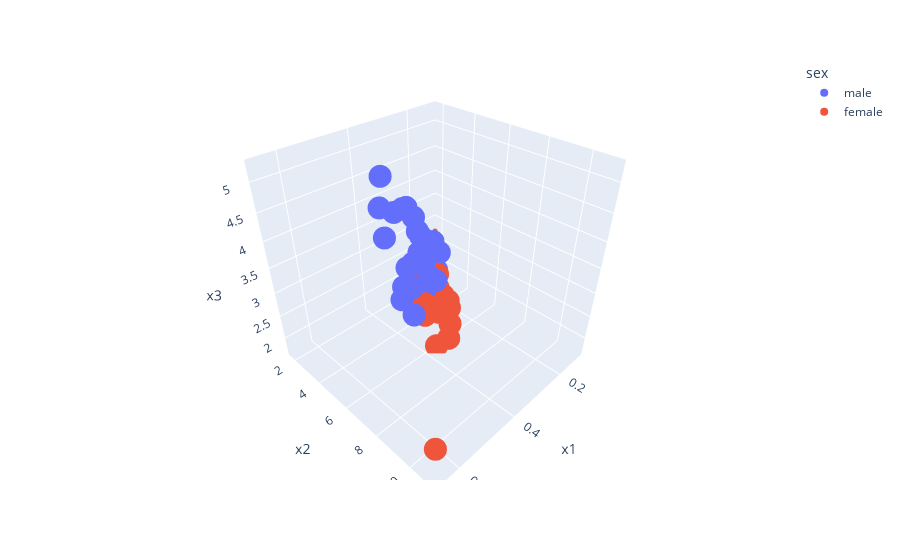

Notebook source saved alongside this figure:
### Code cell
fig = px.scatter_3d(dados, x='x1', y='x2', z='x3', color='sex')
fig.show()

### Figure 1 — Plotly figure (JSON) as saved in the notebook; plotly's stock layout.template omitted (floating-point values rounded to 4 significant figures)
{"data": [{"hovertemplate": "sex=male<br>x1=%{x}<br>x2=%{y}<br>x3=%{z}<extra></extra>", "legendgroup": "male", "marker": {"color": "#636efa", "symbol": "circle"}, "mode": "markers", "name": "male", "scene": "scene", "showlegend": true, "type": "scatter3d", "x": [0.34, 0.39, 0.48, 0.31, 0.36, 0.33, 0.43, 0.48, 0.21, 0.32, 0.54, 0.32, 0.4, 0.31, 0.44, 0.32, 0.5, 0.36, 0.48, 0.4, 0.42, 0.55, 0.5, 0.34, 0.4], "y": [3.71, 5.08, 5.13, 3.95, 5.51, 4.07, 4.77, 6.69, 3.71, 4.35, 7.89, 5.37, 4.95, 4.97, 6.68, 4.8, 6.43, 5.99, 6.3, 6, 6.04, 6.45, 5.55, 4.27, 4.58], "z": [2.87, 3.38, 4.13, 3.6, 3.11, 3.95, 4.39, 3.5, 2.82, 3.59, 3.47, 3.07, 4.43, 3.56, 3.86, 3.31, 3.29, 3.1, 4.8, 3.06, 3.85, 5, 5.23, 4, 2.82]}, {"hovertemplate": "sex=female<br>x1=%{x}<br>x2=%{y}<br>x3=%{z}<extra></extra>", "legendgroup": "female", "marker": {"color": "#EF553B", "symbol": "circle"}, "mode": "markers", "name": "female", "scene": "scene", "showlegend": true, "type": "scatter3d", "x": [0.29, 0.28, 0.31, 0.3, 0.28, 0.11, 0.25, 0.26, 0.39, 0.37, 0.31, 0.35, 0.29, 0.33, 0.18, 0.28, 0.44, 0.22, 0.34, 0.3, 0.31, 0.27, 0.66, 0.37, 0.35], "y": [5.04, 3.95, 4.88, 5.97, 4.57, 1.74, 4.66, 5.28, 7.32, 6.22, 4.2, 5.1, 4.46, 5.6, 2.8, 4.01, 6.69, 4.55, 5.73, 5.12, 4.77, 5.16, 11.05, 5.23, 5.37], "z": [1.93, 2.51, 2.31, 1.9, 2.32, 2.49, 2.12, 1.98, 2.25, 1.71, 2.76, 2.1, 2.5, 3.06, 2.4, 2.58, 3.05, 1.85, 2.43, 2.58, 1.97, 2.03, 2.32, 2.48, 2.25]}], "layout": {"legend": {"title": {"text": "sex"}, "tracegroupgap": 0}, "margin": {"t": 60}, "scene": {"domain": {"x": [0, 1], "y": [0, 1]}, "xaxis": {"title": {"text": "x1"}}, "yaxis": {"title": {"text": "x2"}}, "zaxis": {"title": {"text": "x3"}}}}}
